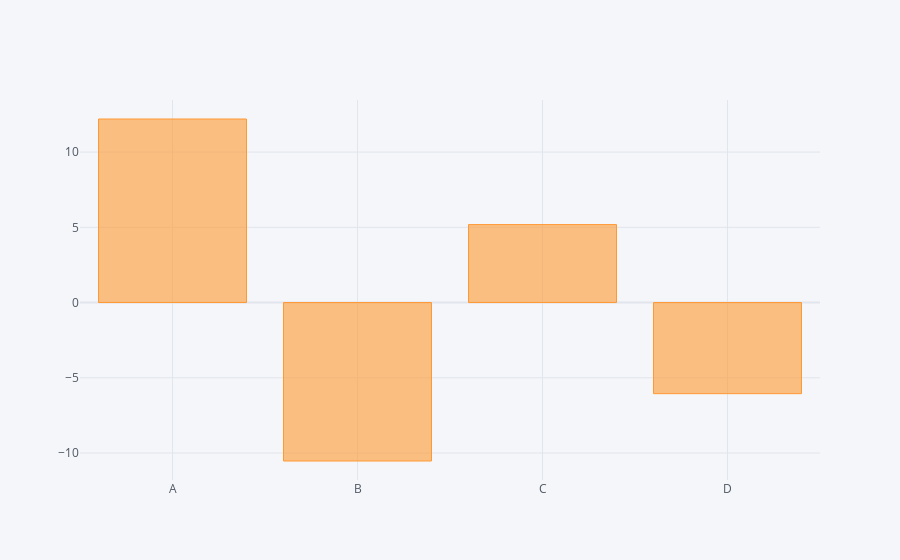

Notebook code cell kept with this figure:
### Markdown cell above
You can also use aggregate functions e.g. count, sum to create plots. E.g. the program below uses the aggregate function, sum which totals each column.

### Code cell
df.sum().iplot(kind = 'bar')
plt.show()

### Figure 1 — Plotly figure (JSON) as saved in the notebook; plotly's stock layout.template omitted (floating-point values rounded to 4 significant figures)
{"data": [{"marker": {"color": "rgba(255, 153, 51, 0.6)", "line": {"color": "rgba(255, 153, 51, 1.0)", "width": 1}}, "name": "None", "orientation": "v", "text": "", "type": "bar", "x": ["A", "B", "C", "D"], "y": [12.2, -10.53, 5.182, -6.055]}], "layout": {"legend": {"bgcolor": "#F5F6F9", "font": {"color": "#4D5663"}}, "paper_bgcolor": "#F5F6F9", "plot_bgcolor": "#F5F6F9", "title": {"font": {"color": "#4D5663"}}, "xaxis": {"gridcolor": "#E1E5ED", "showgrid": true, "tickfont": {"color": "#4D5663"}, "title": {"font": {"color": "#4D5663"}, "text": ""}, "zerolinecolor": "#E1E5ED"}, "yaxis": {"gridcolor": "#E1E5ED", "showgrid": true, "tickfont": {"color": "#4D5663"}, "title": {"font": {"color": "#4D5663"}, "text": ""}, "zerolinecolor": "#E1E5ED"}}}
